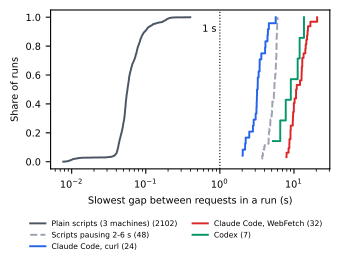

Recreate this plot in Python.
"""Figure: slowest gap between consecutive requests of each run, scripts vs agents (H2).

Usage, from the repository root:
    python paper/figures/timing.py <logs_dir> [--runs runs] [--out paper/figures/timing.pdf]
Reads the private logs; writes only the figure (no addresses).
"""

import argparse
import warnings

import matplotlib

matplotlib.use("Agg")
import matplotlib.pyplot as plt  # noqa: E402
import numpy as np  # noqa: E402

from harness.features import extract_features  # noqa: E402
from infra.loader import load_logs  # noqa: E402

GROUPS = [  # (label, colour, linestyle)
    ("Plain scripts (3 machines)", "#4b5563", "-"),
    ("Scripts pausing 2-6 s", "#9ca3af", "--"),
    ("Claude Code, curl", "#2563eb", "-"),
    ("Claude Code, WebFetch", "#dc2626", "-"),
    ("Codex", "#059669", "-"),
]


def group_of(run_id: str, agent: str, uas: set, notes: str) -> str | None:
    if agent.startswith("script_"):
        return GROUPS[1][0] if "think " in notes else GROUPS[0][0]
    if agent == "codex-cli":
        return GROUPS[4][0]
    if agent == "claude-code" and "-t3-" not in run_id and run_id != "c-claude-i-001":
        webfetch = any(str(ua).startswith("Claude-User") for ua in uas)
        return GROUPS[3][0] if webfetch else GROUPS[2][0]
    return None


def main() -> None:
    parser = argparse.ArgumentParser()
    parser.add_argument("logs_dir")
    parser.add_argument("--runs", default="runs")
    parser.add_argument("--out", default="paper/figures/timing.pdf")
    args = parser.parse_args()
    with warnings.catch_warnings():
        warnings.simplefilter("ignore")
        logs = load_logs(args.logs_dir, runs_dir=args.runs)
        features = extract_features(logs)
    requests = logs.loc[logs["kind"].eq("request")].reset_index(drop=True)
    features["notes"] = requests["notes"].astype(str).to_numpy() if "notes" in requests else ""
    runs = (
        features.dropna(subset=["label_agent"])
        .groupby("run_id")
        .agg(
            agent=("label_agent", "first"),
            gap=("run_max_gap_s", "first"),
            uas=("http_ua", lambda s: set(s.dropna())),
            notes=("notes", "first"),
        )
    )
    runs["group"] = [
        group_of(r, a, u, n) for r, a, u, n in zip(runs.index, runs.agent, runs.uas, runs.notes, strict=True)
    ]
    runs = runs.dropna(subset=["group", "gap"])

    fig, ax = plt.subplots(figsize=(3.4, 2.7))
    for label, colour, style in GROUPS:
        gaps = np.sort(runs.loc[runs.group == label, "gap"].to_numpy())
        if not len(gaps):
            continue
        ax.step(
            gaps,
            np.arange(1, len(gaps) + 1) / len(gaps),
            where="post",
            color=colour,
            linestyle=style,
            lw=1.4,
            label=f"{label} ({len(gaps)})",
        )
        print(f"{label}: n={len(gaps)} min={gaps.min():.3f} median={np.median(gaps):.3f}")
    ax.axvline(1.0, color="black", lw=0.8, linestyle=":")
    ax.text(0.9, 0.9, "1 s", fontsize=7, ha="right")
    ax.set_xscale("log")
    ax.set_xlabel("Slowest gap between requests in a run (s)", fontsize=7)
    ax.set_ylabel("Share of runs", fontsize=7)
    ax.tick_params(labelsize=7)
    ax.legend(fontsize=5.5, frameon=False, loc="upper center", bbox_to_anchor=(0.45, -0.28), ncol=2)
    fig.tight_layout(pad=0.3)
    fig.savefig(args.out, bbox_inches="tight")


if __name__ == "__main__":
    main()
